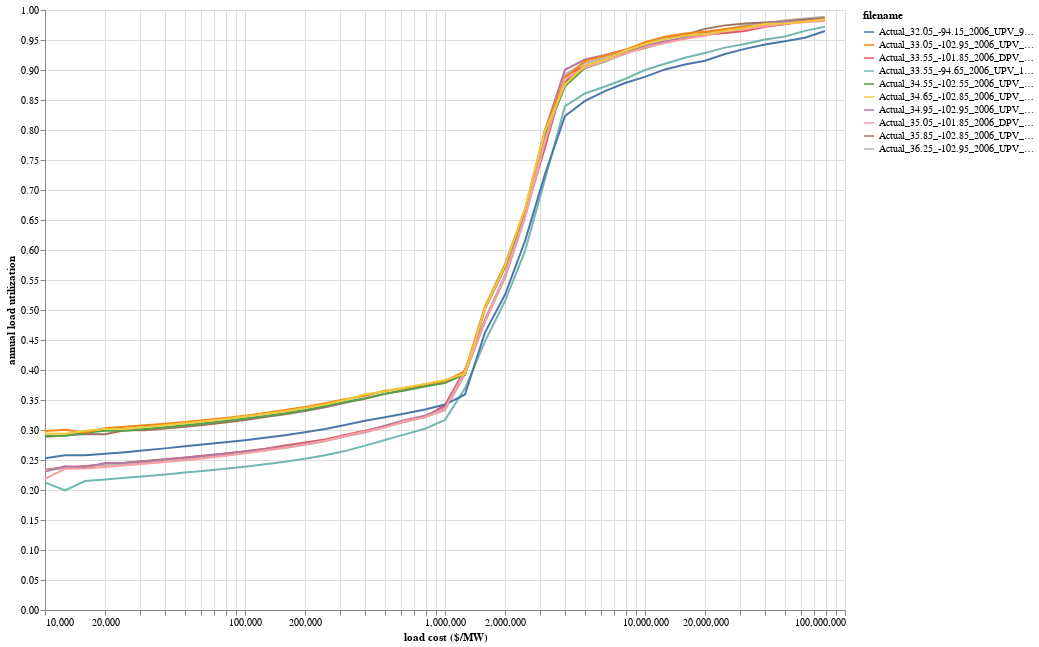

The notebook cell saved with this chart:
### Code cell
alt.Chart(results).mark_line().encode(
    x=alt.X('load cost ($/MW)', scale=alt.Scale(type='log')),
    y='annual load utilization',
    color='filename',
    tooltip='filename',
).properties(width=800, height=600)

### Figure 1 — Vega specification as saved in the notebook (floating-point values rounded to 4 significant figures; data arrays with more than 128 entries replaced by an {"elided": "..."} marker saying what was removed)
{"$schema": "https://vega.github.io/schema/vega/v5.json", "data": [{"name": "source_0", "values": {"elided": "400 records"}}, {"name": "source_0_y_domain_annual load utilization", "values": [{"min": 0.1993, "max": 0.9886}]}, {"name": "source_0_color_domain_filename", "values": [{"filename": "Actual_33.55_-101.85_2006_DPV_37MW_5_Min"}, {"filename": "Actual_36.25_-102.95_2006_UPV_84MW_5_Min"}, {"filename": "Actual_33.55_-94.65_2006_UPV_136MW_5_Min"}, {"filename": "Actual_32.05_-94.15_2006_UPV_95MW_5_Min"}, {"filename": "Actual_35.85_-102.85_2006_UPV_17MW_5_Min"}, {"filename": "Actual_34.55_-102.55_2006_UPV_168MW_5_Min"}, {"filename": "Actual_34.95_-102.95_2006_UPV_67MW_5_Min"}, {"filename": "Actual_33.05_-102.95_2006_UPV_67MW_5_Min"}, {"filename": "Actual_35.05_-101.85_2006_DPV_27MW_5_Min"}, {"filename": "Actual_34.65_-102.85_2006_UPV_34MW_5_Min"}]}], "marks": [{"type": "group", "name": "pathgroup", "from": {"facet": {"data": "source_0", "name": "faceted_path_main", "groupby": ["filename"]}}, "encode": {"update": {"height": {"field": {"signal": null, "datum": null, "group": "height", "parent": null}}, "width": {"field": {"signal": null, "datum": null, "group": "width", "parent": null}}}}, "marks": [{"type": "line", "name": "marks", "from": {"data": "faceted_path_main"}, "sort": {"field": "x"}, "encode": {"update": {"defined": {"signal": "isValid(datum[\"load cost ($/MW)\"]) && isFinite(+datum[\"load cost ($/MW)\"]) && isValid(datum[\"annual load utilization\"]) && isFinite(+datum[\"annual load utilization\"])"}, "x": {"field": "load cost ($/MW)", "scale": "x"}, "stroke": {"field": "filename", "scale": "color"}, "tooltip": {"signal": "isValid(datum[\"filename\"]) ? datum[\"filename\"] : \"\"+datum[\"filename\"]"}, "y": {"field": "annual load utilization", "scale": "y"}}}, "style": ["line"]}]}], "scales": [{"name": "x", "type": "log", "domain": {"data": "source_0", "field": "load cost ($/MW)"}, "range": [0, {"signal": "width"}], "nice": true}, {"name": "y", "type": "linear", "domain": [{"signal": "(data(\"source_0_y_domain_annual load utilization\")[0] || {}).min"}, {"signal": "(data(\"source_0_y_domain_annual load utilization\")[0] || {}).max"}], "range": [{"signal": "height"}, 0], "nice": true, "zero": true}, {"name": "color", "type": "ordinal", "domain": {"data": "source_0_color_domain_filename", "field": "filename", "sort": true}, "range": "category"}], "axes": [{"scale": "x", "zindex": 0, "labels": false, "maxExtent": 0, "aria": false, "gridScale": "y", "grid": true, "domain": false, "ticks": false, "orient": "bottom", "minExtent": 0}, {"scale": "y", "gridScale": "x", "maxExtent": 0, "zindex": 0, "orient": "left", "ticks": false, "aria": false, "labels": false, "grid": true, "tickCount": {"signal": "ceil(height/40)"}, "minExtent": 0, "domain": false}, {"scale": "x", "grid": false, "labelFlush": true, "labelOverlap": "greedy", "zindex": 0, "orient": "bottom", "title": "load cost ($/MW)"}, {"scale": "y", "grid": false, "title": "annual load utilization", "labelOverlap": true, "orient": "left", "tickCount": {"signal": "ceil(height/40)"}, "zindex": 0}], "height": 600, "padding": 5, "width": 800, "legends": [{"stroke": "color", "symbolType": "stroke", "title": "filename"}], "style": "cell", "background": "white"}
